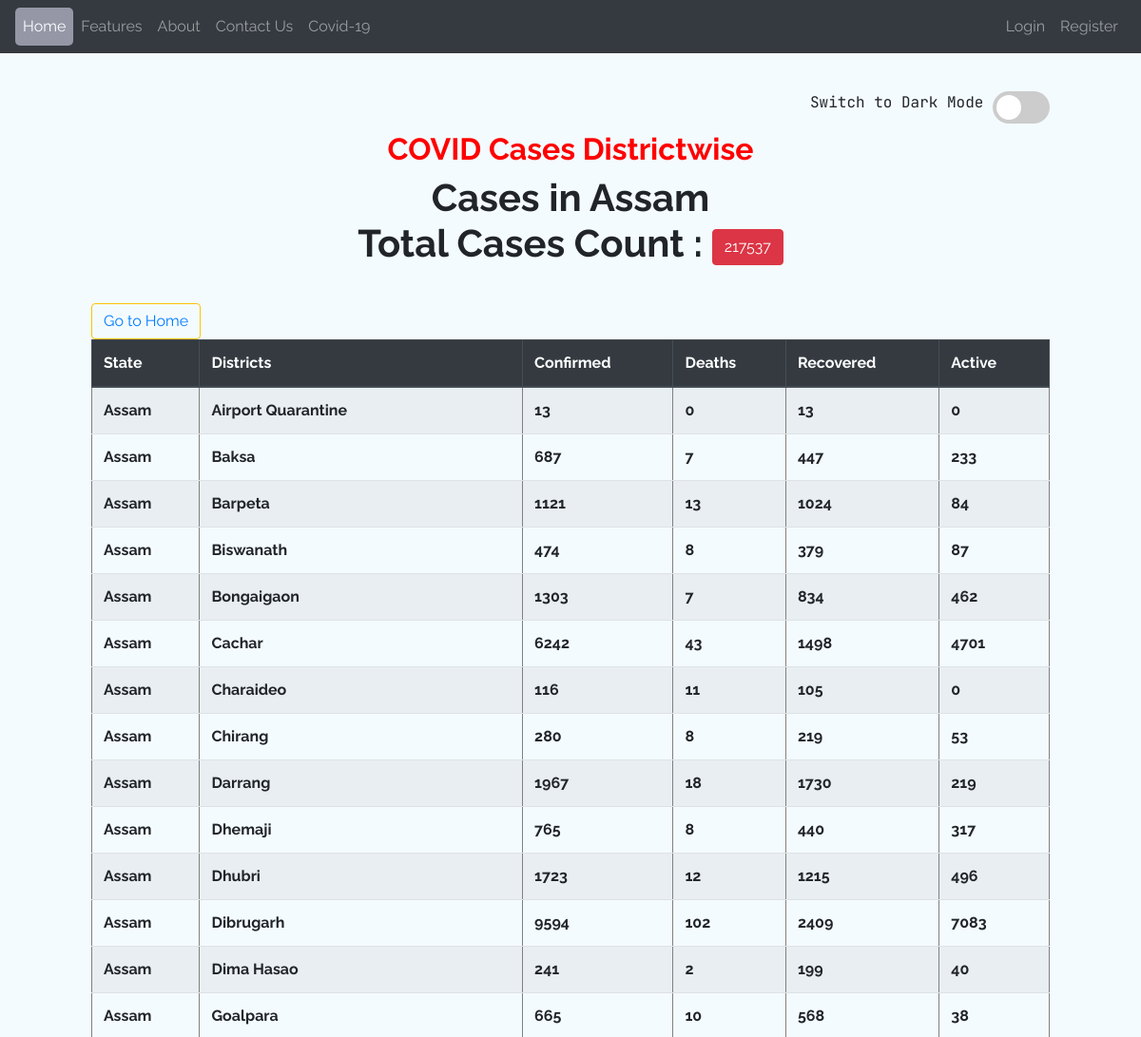
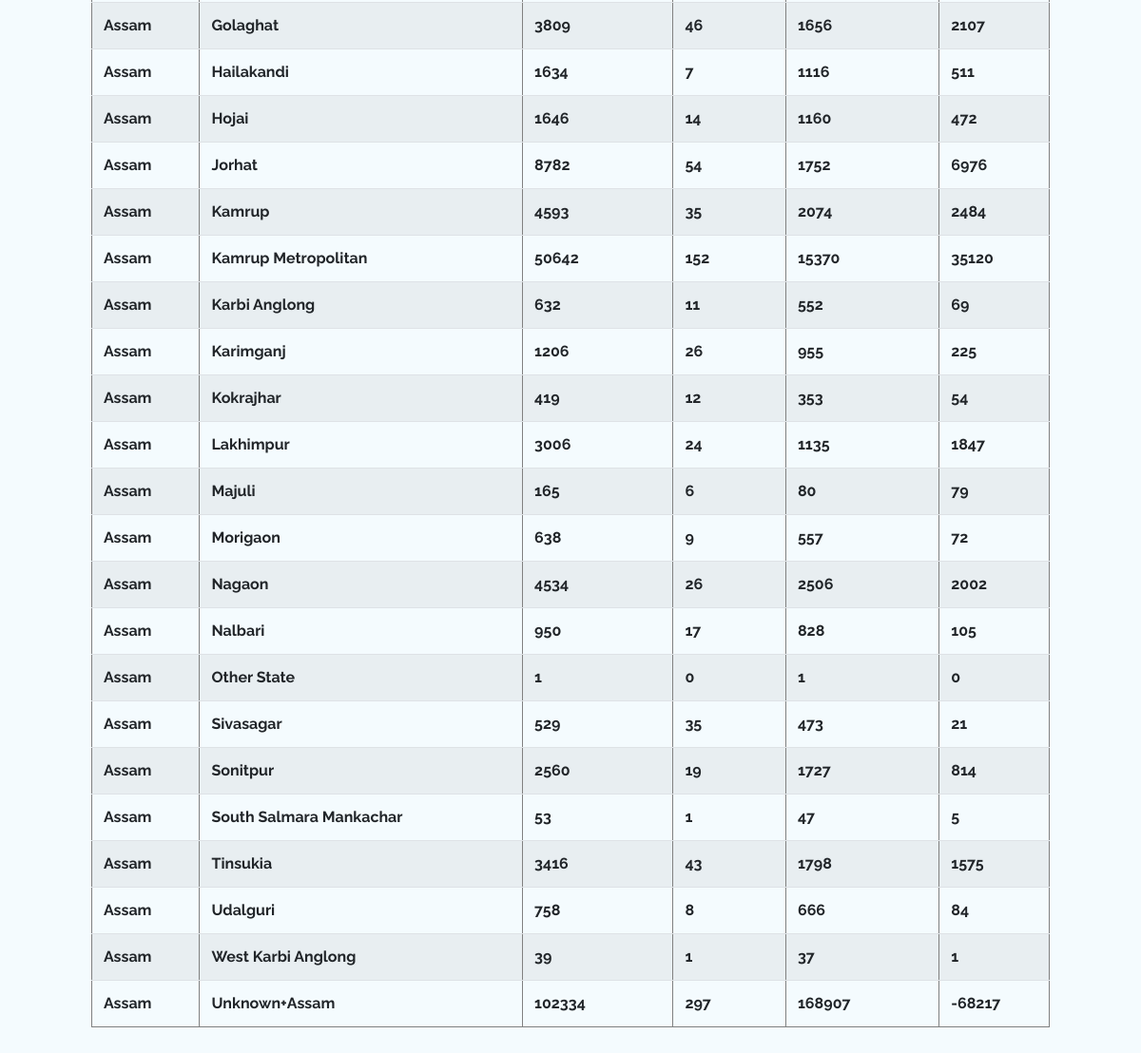
The app's page /covidtracker/Assam/ with its own data (2 pictures, top to bottom).
### covidtracker/models.py (models this page shows, shortened)
class states_cases(models.Model):
    state_name = models.CharField(max_length=50, unique=True, default="state")
    confirmed = models.IntegerField(blank=True, default=0)
    Death = models.IntegerField(blank=True, default=0)
    Recovered = models.IntegerField(blank=True, default=0)
    Active = models.IntegerField(blank=True, default=0)
    Dated = models.TextField(blank=False, null=False, default=date_)
    def __str__(self):
        return f"{self.state_name}"

class district_cases(models.Model):
    city_name = models.CharField(max_length=100, default="city")
    state_name = models.CharField(
        max_length=50, default="state", null=False, blank=False
    )
    confirmed = models.IntegerField(blank=True, default=0)
    Death = models.IntegerField(blank=True, default=0)
    Recovered = models.IntegerField(blank=True, default=0)
    Active = models.IntegerField(blank=True, default=0)
    Dated = models.TextField(blank=False, null=False, default=date_)

### covidtracker/views.py (the view)
# urls.py: path("<str:s_name>/", views.each_state, name="city"),
def each_state(request, s_name):
    try:
        state_query = states_cases.objects.get(state_name=s_name)
        state_total_cases = states_cases.objects.get(state_name=s_name)
        state_data = district_cases.objects.filter(state_name=state_query)
        city_title = state_total_cases.state_name
    except state_query.DoesNotExist:
        raise Http404("State_query does not exist")
    context_ = {
        "title": city_title,
        "city": "active",
        "state_query": state_query,
        "state_data": state_data,
        "state_total_cases": state_total_cases,
    }
    return render(request, "covidtracker/city.html", context_)

### covidtracker/templates/covidtracker/city.html (shortened to what this page needs)
{% extends 'covidtracker/base.html' %}
{% load static %}
{% block content %}
<div class="section-bg" style="padding:8%;" id="introduction">
  <div class='text-right' style='font-family: "JetBrains Mono", monospace;'>
    Switch to Dark Mode
  <label class="switch">
    <span class="slider round darkMode"></span>
  </label>
  </div>
  <h2 align ="center" style="color:red"> <b>COVID Cases Districtwise</b></h2>
  <h1 align ="center" ><b> Cases in {{state_total_cases.state_name}}<br>Total Cases Count : <button type="" class="btn btn-danger">{{state_total_cases.confirmed}}</button></h1>
  <div class="container" style="padding-top:3%">
    <div class="section-bg">
    <div class="align-items-right">
      <button type="submit" class="btn btn-outline-warning"><a href={% url 'covid-home' %}>Go to Home</a></button>
    </div>
    <table  class="table table-striped table" border=1 width=100%>
      <thead class= "thead-dark">
        <tr>
          <th>State</th>
          <th>Districts</th>
          <th>Confirmed </th>
          <th>Deaths</th>
          <th>Recovered</th>
          <th>Active</th>
        </tr>
      </thead>
      <tbody>
          {% for district in state_data %}
          <tr>
            <td>{{district.state_name}}</td>
            <td>{{district.city_name}}</td>
            <td>{{district.confirmed}}</td>
            <td>{{district.Death}}</td>
            <td>{{district.Recovered}}</td>
            <td>{{district.Active}}</td>
          </tr>
        {% endfor %}
      </tbody>
    </table>
  </div>
</div>
</div>
{% endblock %}

### covidtracker/static/covidtracker/css/style.css (style rules this page uses)
html { scroll-behavior: smooth; overflow-x: hidden; }
* { box-sizing: border-box; font-family: "Raleway", sans-serif; }
#introduction { padding: 7%; }
.container { padding-left: 0px !important; padding-right: 0px !important; }
.section-bg { background-color: #f4fbfe; }
.switch { position: relative; display: inline-block; width: 60px; height: 34px; }
.slider { position: absolute; cursor: pointer; top: 0; left: 0; right: 0; bottom: 0; background-color: #ccc; -webkit-transition: 0.4s; transition: 0.4s; }
.slider:before { position: absolute; content: ""; height: 26px; width: 26px; left: 4px; bottom: 4px; background-color: white; -webkit-transition: 0.4s; transition: 0.4s; }
.slider.round { border-radius: 34px; }
.slider.round:before { border-radius: 50%; }

### records on screen
states_cases: state_name "Assam", confirmed "217537"
district_cases: state_name "Assam", city_name "Airport Quarantine", confirmed "13", Death "0", Recovered "13", Active "0"
district_cases: state_name "Assam", city_name "Baksa", confirmed "687", Death "7", Recovered "447", Active "233"
district_cases: state_name "Assam", city_name "Barpeta", confirmed "1121", Death "13", Recovered "1024", Active "84"
district_cases: state_name "Assam", city_name "Biswanath", confirmed "474", Death "8", Recovered "379", Active "87"
district_cases: state_name "Assam", city_name "Bongaigaon", confirmed "1303", Death "7", Recovered "834", Active "462"
district_cases: state_name "Assam", city_name "Cachar", confirmed "6242", Death "43", Recovered "1498", Active "4701"
district_cases: state_name "Assam", city_name "Charaideo", confirmed "116", Death "11", Recovered "105", Active "0"
district_cases: state_name "Assam", city_name "Chirang", confirmed "280", Death "8", Recovered "219", Active "53"
district_cases: state_name "Assam", city_name "Darrang", confirmed "1967", Death "18", Recovered "1730", Active "219"
district_cases: state_name "Assam", city_name "Dhemaji", confirmed "765", Death "8", Recovered "440", Active "317"
district_cases: state_name "Assam", city_name "Dhubri", confirmed "1723", Death "12", Recovered "1215", Active "496"
district_cases: state_name "Assam", city_name "Dibrugarh", confirmed "9594", Death "102", Recovered "2409", Active "7083"
district_cases: state_name "Assam", city_name "Dima Hasao", confirmed "241", Death "2", Recovered "199", Active "40"
district_cases: state_name "Assam", city_name "Goalpara", confirmed "665", Death "10", Recovered "568", Active "38"
district_cases: state_name "Assam", city_name "Golaghat", confirmed "3809", Death "46", Recovered "1656", Active "2107"
district_cases: state_name "Assam", city_name "Hailakandi", confirmed "1634", Death "7", Recovered "1116", Active "511"
district_cases: state_name "Assam", city_name "Hojai", confirmed "1646", Death "14", Recovered "1160", Active "472"
district_cases: state_name "Assam", city_name "Jorhat", confirmed "8782", Death "54", Recovered "1752", Active "6976"
district_cases: state_name "Assam", city_name "Kamrup", confirmed "4593", Death "35", Recovered "2074", Active "2484"
district_cases: state_name "Assam", city_name "Kamrup Metropolitan", confirmed "50642", Death "152", Recovered "15370", Active "35120"
district_cases: state_name "Assam", city_name "Karbi Anglong", confirmed "632", Death "11", Recovered "552", Active "69"
district_cases: state_name "Assam", city_name "Karimganj", confirmed "1206", Death "26", Recovered "955", Active "225"
district_cases: state_name "Assam", city_name "Kokrajhar", confirmed "419", Death "12", Recovered "353", Active "54"
district_cases: state_name "Assam", city_name "Lakhimpur", confirmed "3006", Death "24", Recovered "1135", Active "1847"
district_cases: state_name "Assam", city_name "Majuli", confirmed "165", Death "6", Recovered "80", Active "79"
district_cases: state_name "Assam", city_name "Morigaon", confirmed "638", Death "9", Recovered "557", Active "72"
district_cases: state_name "Assam", city_name "Nagaon", confirmed "4534", Death "26", Recovered "2506", Active "2002"
district_cases: state_name "Assam", city_name "Nalbari", confirmed "950", Death "17", Recovered "828", Active "105"
district_cases: state_name "Assam", city_name "Other State", confirmed "1", Death "0", Recovered "1", Active "0"
district_cases: state_name "Assam", city_name "Sivasagar", confirmed "529", Death "35", Recovered "473", Active "21"
district_cases: state_name "Assam", city_name "Sonitpur", confirmed "2560", Death "19", Recovered "1727", Active "814"
district_cases: state_name "Assam", city_name "South Salmara Mankachar", confirmed "53", Death "1", Recovered "47", Active "5"
district_cases: state_name "Assam", city_name "Tinsukia", confirmed "3416", Death "43", Recovered "1798", Active "1575"
district_cases: state_name "Assam", city_name "Udalguri", confirmed "758", Death "8", Recovered "666", Active "84"
district_cases: state_name "Assam", city_name "West Karbi Anglong", confirmed "39", Death "1", Recovered "37", Active "1"
district_cases: state_name "Assam", city_name "Unknown+Assam", confirmed "102334", Death "297", Recovered "168907", Active "-68217"
